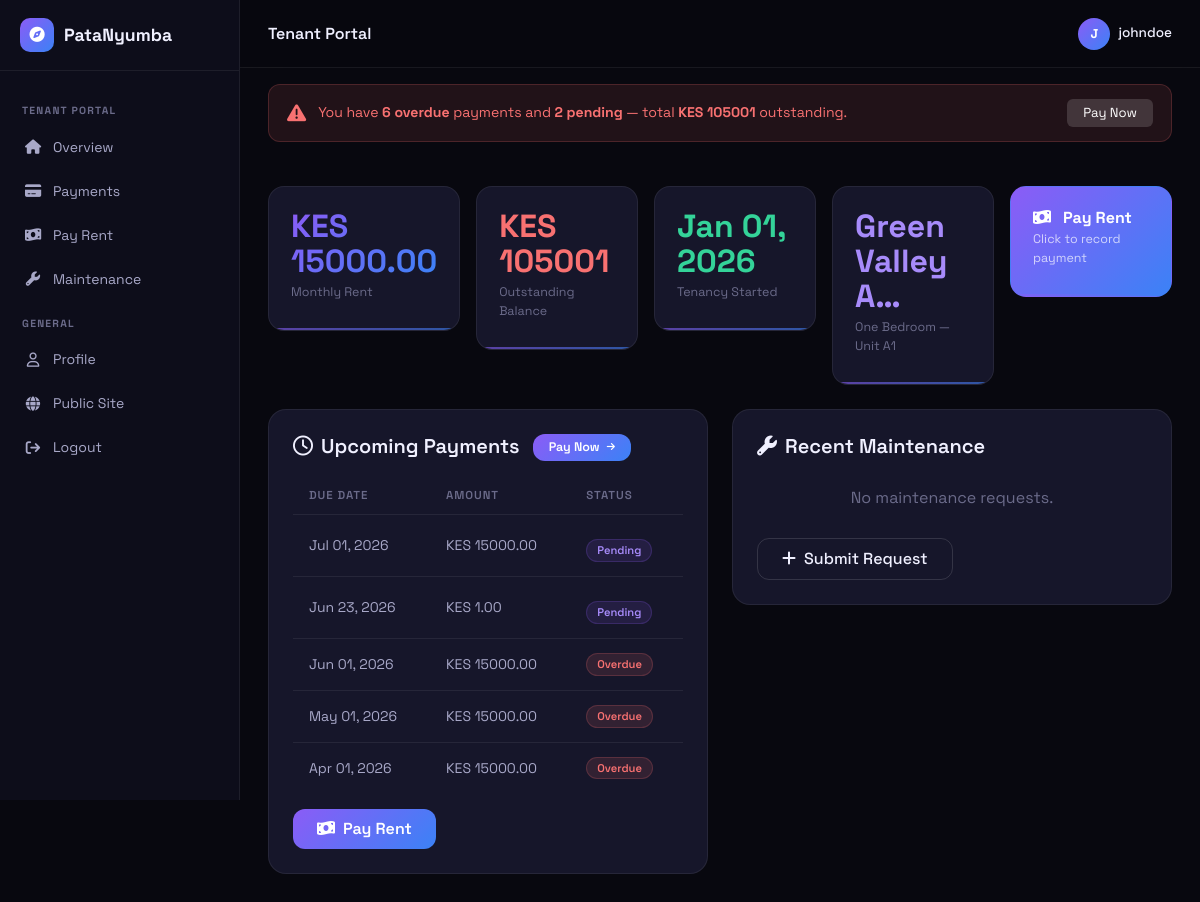
Page /portal/ (signed in) on the earlier database version.
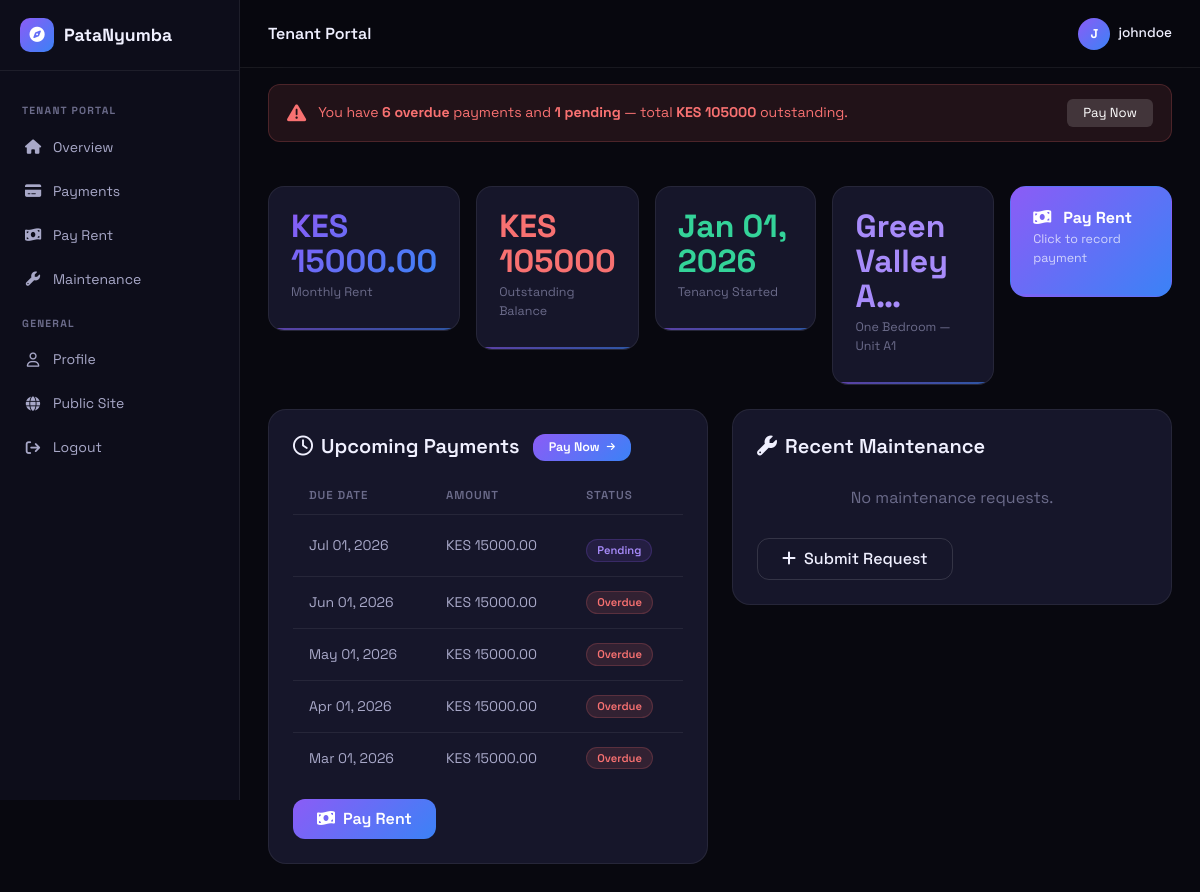
Same page on the later database version.
### tenants/models.py (models this page shows, shortened)
class RentPayment(models.Model):
    STATUS_CHOICES = [
        ('pending', 'Pending'),
        ('paid', 'Paid'),
        ('overdue', 'Overdue'),
        ('late', 'Late'),
    ]
    METHOD_CHOICES = [
        ('mpesa', 'M-Pesa'),
    ]
    tenancy = models.ForeignKey(Tenancy, on_delete=models.CASCADE, related_name='payments')
    amount = models.DecimalField(max_digits=10, decimal_places=2)
    due_date = models.DateField()
    paid_date = models.DateField(null=True, blank=True)
    status = models.CharField(max_length=20, choices=STATUS_CHOICES, default='pending')
    payment_method = models.CharField(max_length=10, choices=METHOD_CHOICES, default='mpesa')
    reference = models.CharField(max_length=100, blank=True, help_text='Transaction reference (M-Pesa code or receipt)')
    notes = models.TextField(blank=True)
    created_at = models.DateTimeField(auto_now_add=True)
    class Meta:
        ordering = ['-due_date']

### tenants/views.py (the view)
# urls.py: path('', views.portal_home, name='home'),
@login_required
def portal_home(request):
    if request.user.profile.role != 'tenant':
        messages.error(request, 'Tenant portal is for tenants only.')
        return redirect('website:home')
    tenancy = Tenancy.objects.filter(tenant=request.user, status='active').select_related('unit__property').first()
    total_balance = RentPayment.objects.filter(tenancy__tenant=request.user).exclude(status='paid').exclude(notes='stk_intermediary').aggregate(s=Sum('amount'))['s'] or 0
    upcoming_payments = RentPayment.objects.filter(tenancy__tenant=request.user, status__in=['pending', 'overdue'])[:5]
    recent_maintenance = MaintenanceRequest.objects.filter(tenant=request.user)[:3]
    return render(request, 'tenants/portal_home.html', {
        'tenancy': tenancy,
        'total_balance': total_balance,
        'upcoming_payments': upcoming_payments,
        'recent_maintenance': recent_maintenance,
    })

### dashboard/context_processors.py (called while the page is built)
def unread_inquiries(request):
    if request.user.is_authenticated and request.user.profile.role == 'landlord':
        count = Inquiry.objects.filter(unit__property__owner=request.user, is_read=False).count()
        recent = Inquiry.objects.filter(unit__property__owner=request.user, is_read=False).select_related('unit', 'unit__property').order_by('-created_at')[:5]
        return {'unread_count': count, 'recent_inquiries': recent}
    return {'unread_count': 0, 'recent_inquiries': []}

### tenants/templatetags/tenant_extras.py (called while the page is built)
@register.inclusion_tag('tenants/_rent_reminder.html', takes_context=True)
def rent_reminder(context):
    user = context['request'].user
    if user.is_anonymous or user.profile.role != 'tenant':
        return {'show': False}
    qs = RentPayment.objects.filter(tenancy__tenant=user, status__in=['pending', 'overdue']).exclude(notes='stk_intermediary')
    overdue = qs.filter(status='overdue').count()
    pending = qs.filter(status='pending').count()
    total = qs.aggregate(s=Sum('amount'))['s'] or 0
    if overdue == 0 and pending == 0:
        return {'show': False}
    return {'show': True, 'overdue_count': overdue, 'pending_count': pending, 'total_balance': total}

### templates/tenants/portal_home.html (shortened to what the changed rows need)
{% extends 'tenants/portal_base.html' %}
{% block portal_content %}
{% if tenancy %}
<div class="row g-3 mb-4">
    <div class="col">
        <div class="db-stat-card">
            <div class="db-stat-val gt">KES {{ tenancy.monthly_rent }}</div>
            <div class="db-stat-lbl">Monthly Rent</div>
        </div>
    </div>
    <div class="col">
        <div class="db-stat-card">
            <div class="db-stat-val" style="color:{% if total_balance > 0 %}#f87171{% else %}#34d399{% endif %}">KES {{ total_balance }}</div>
            <div class="db-stat-lbl">Outstanding Balance</div>
        </div>
    </div>
    <div class="col">
        <div class="db-stat-card">
            <div class="db-stat-val" style="color:#34d399">{{ tenancy.start_date|date:'M d, Y' }}</div>
            <div class="db-stat-lbl">Tenancy Started</div>
        </div>
    </div>
    <div class="col">
        <div class="db-stat-card">
            <div class="db-stat-val" style="color:#a78bfa">{{ tenancy.unit.property.name|truncatechars:15 }}</div>
            <div class="db-stat-lbl">{{ tenancy.unit.get_house_type_display }} — Unit {{ tenancy.unit.unit_number }}</div>
        </div>
    </div>
    <div class="col">
        <a href="{% url 'portal:pay' %}" style="text-decoration:none;display:block">
            <div class="db-stat-card" style="background:var(--grad);border-color:transparent;cursor:pointer;transition:transform .2s" onmouseenter="this.style.transform='scale(1.03)'" onmouseleave="this.style.transform='scale(1)'">
                <div class="db-stat-val" style="color:#fff;font-size:1rem"><i class="fa-solid fa-money-bill-wave me-2"></i> Pay Rent</div>
                <div class="db-stat-lbl" style="color:rgba(255,255,255,.7)">Click to record payment</div>
            </div>
        </a>
    </div>
</div>
<div class="row g-4">
    <div class="col-lg-6">
        <div class="gc p-4">
            <h5 class="fw-semibold mb-3"><i class="fa-regular fa-clock me-2"></i>Upcoming Payments <a href="{% url 'portal:pay' %}" class="bgrd btn py-1 px-3 ms-2" style="font-size:.78rem">Pay Now </a></h5>
            {% if upcoming_payments %}
            <div class="table-responsive">
                <table class="db-table">
                    <thead><tr><th>Due Date</th><th>Amount</th><th>Status</th></tr></thead>
                    <tbody>
                        {% for p in upcoming_payments %}
                        <tr>
                            <td>{{ p.due_date|date:'M d, Y' }}</td>
                            <td>KES {{ p.amount }}</td>
                            <td>
                                {% if p.status == 'paid' %}<span class="badge-vacant">Paid</span>
                                {% elif p.status == 'overdue' %}<span class="badge-occupied">Overdue</span>
                                {% else %}<span class="ftag">Pending</span>{% endif %}
                            </td>
                        </tr>
                        {% endfor %}
                    </tbody>
                </table>
            </div>
            {% else %}
            <p style="color:var(--tx3);text-align:center;padding:12px 0">No upcoming payments.</p>
            {% endif %}
            <div class="mt-3"><a href="{% url 'portal:pay' %}" class="bgrd btn px-4 py-2"><i class="fa-solid fa-money-bill-wave me-1"></i> Pay Rent</a></div>
        </div>
    </div>
    <div class="col-lg-6">
        <div class="gc p-4">
            <h5 class="fw-semibold mb-3"><i class="fa-solid fa-wrench me-2"></i>Recent Maintenance</h5>
            {% if recent_maintenance %}
            {% for m in recent_maintenance %}
            <div class="d-flex justify-content-between align-items-center p-3" style="background:var(--bg3);border-radius:10px;margin-bottom:8px">
                <div>
                    <div style="font-weight:600;font-size:.85rem;color:var(--tx)">{{ m.title }}</div>
                    <div style="font-size:.76rem;color:var(--tx3)">{{ m.created_at|date:'M d, Y' }} — {{ m.get_status_display }}</div>
                </div>
                <span class="{% if m.priority == 'urgent' %}badge-occupied{% elif m.priority == 'high' %}ftag-warning{% else %}ftag{% endif %}">{{ m.get_priority_display }}</span>
            </div>
            {% endfor %}
            {% else %}
            <p style="color:var(--tx3);text-align:center;padding:12px 0">No maintenance requests.</p>
            {% endif %}
            <div class="mt-3"><a href="{% url 'portal:maintenance' %}" class="boc btn px-4 py-2"><i class="fa-solid fa-plus me-1"></i> Submit Request</a></div>
        </div>
    </div>
</div>
{% endif %}
{% endblock %}

Differences in the rows shown:
removed RentPayment: due_date "Jun 23, 2026", amount "1.00", status "Pending"
now on this page (row unchanged): RentPayment: due_date "Mar 01, 2026", amount "15000.00", status "Overdue"
Other differences:
{{ pending_count }}: "2" → "1"
{{ total_balance }}: "105001" → "105000"
